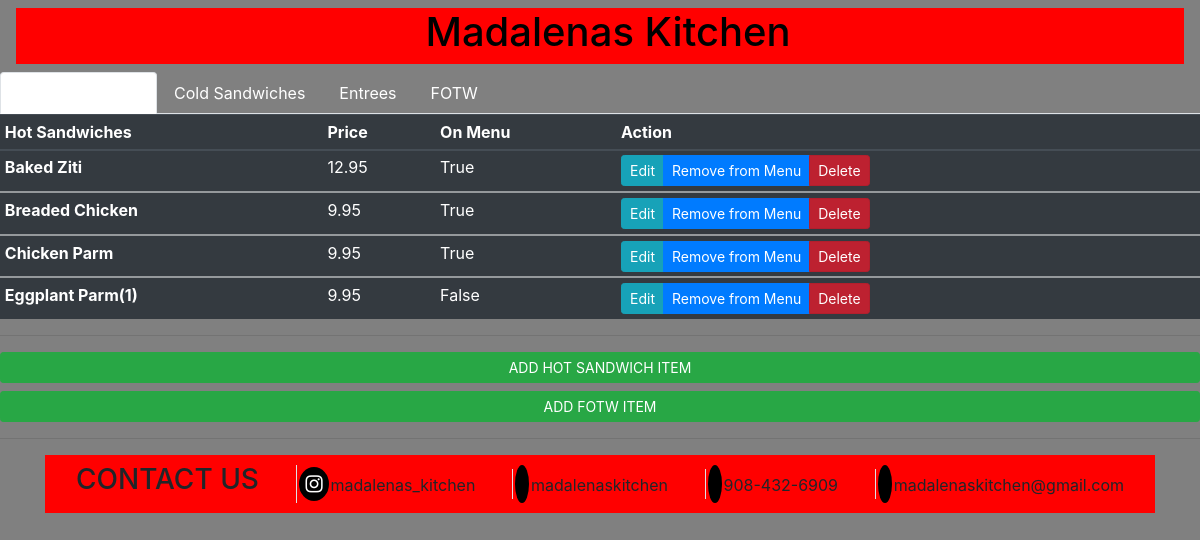
The page /menu-controls/ (signed in) on the database its author committed.
### menu/models.py (models this page shows, shortened)
class MenuItem(models.Model):
    menuTimes = (
        ('Hot Sandwhiches', 'Hot Sandwhiches'),
        ('Cold Sandwhiches', 'Cold Sandwhiches'),
        ('Entress', 'Entress'),
    )
    id = models.UUIDField(primary_key=True, default=uuid.uuid4, editable=False)
    available = models.BooleanField(default=False)
    type = models.CharField(max_length=100, db_index=True, choices=menuTimes, default=None)
    name = models.CharField(max_length=200, db_index=True)
    price = models.DecimalField(max_digits=10, decimal_places=2)
    description = models.TextField(blank=True)
    image = models.ImageField(upload_to='static\menu\images', blank=True, null=True)
    class Meta:
        ordering = ['name']

### menu/views.py (the view)
# urls.py: path('menu-controls/', views.menucontrol, name='menu-controls'),
@login_required(login_url='login')
def menucontrol(request):
    hot = MenuItem.objects.filter(type='Hot Sandwhiches')
    cold = MenuItem.objects.filter(type='Cold Sandwhiches')
    entress = MenuItem.objects.filter(type='Entress')
    burgers = FoodsofTheWeek.objects.filter(type='Burger')
    dessert = FoodsofTheWeek.objects.filter(type='Dessert')
    return render(request, 'menupages/MenuControl.html', {'hot': hot,
                                                   'cold': cold,
                                                   'entress': entress,
                                                   'burger': burgers,
                                              'dessert': dessert})

### menu/templates/menupages/MenuControl.html (shortened to what this page needs)
{% extends 'menupages/navbar.html' %}
{% load static %}
{%  block content %}
<html lang="en">
<head>
</head>
<body style="background-color: grey;">
<nav >
  <div class="nav nav-tabs" id="nav-tab" role="tablist" >
    <a class="nav-item nav-link active" id="nav-hot-tab" data-toggle="tab" href="#nav-home" role="tab" aria-controls="nav-home" aria-selected="true" style="color: white;">Hot Sandwiches</a>
    <a class="nav-item nav-link" id="nav-cold-tab" data-toggle="tab" href="#nav-profile" role="tab" aria-controls="nav-profile" aria-selected="false" style="color: white;">Cold Sandwiches</a>
    <a class="nav-item nav-link" id="nav-Entrees-tab" data-toggle="tab" href="#nav-contact" role="tab" aria-controls="nav-contact" aria-selected="true" style="color: white;">Entrees</a>
      <a class="nav-item nav-link" id="nav-FOTW-tab" data-toggle="tab" href="#nav-FOTW" role="tab" aria-controls="nav-contact" aria-selected="false" style="color: white;">FOTW</a>
  </div>
</nav>
<div class="tab-content" id="nav-tabContent">
  <div class="tab-pane fade show active" id="nav-home" role="tabpanel" aria-labelledby="nav-home-tab">
      <table class="table table-sm table-dark">
  <thead>
    <tr>
      <th scope="col">Hot Sandwiches</th>
      <th scope="col">Price</th>
      <th scope="col">On Menu</th>
      <th scope="col">Action</th>
    </tr>
  </thead>
    {% for h in hot %}
  <tbody>
  <tr>
      <th scope="row">{{h.name}}</th>
      <td>{{h.price}}</td>
      <td>{{h.available}}</td>
      <td>
            <div class="btn-group" role="group" aria-label="Basic example">
                <a href="/update/{{h.id}}" class="btn btn-outline-info btn-sm active" role="button" aria-pressed="true">Edit</a>
                <a href="/changeav/{{h.id}}" class="btn btn-outline-primary btn-sm active" role="button" aria-pressed="true">Remove from Menu</a>
                <a href="/delete/{{h.id}}" class="btn btn-danger btn-sm active" role="button" aria-pressed="true">Delete</a>
            </div>
      </td>
    </tr>
  </tbody>
    {% endfor %}
</table>
<hr>
      <a href="/add/" class="btn btn-success btn-sm btn-block" role="button" aria-pressed="true">ADD HOT SANDWICH ITEM</a>
      <a href="/addd/" class="btn btn-success btn-sm btn-block" role="button" aria-pressed="true">ADD FOTW ITEM</a>
  </div>
</div>
</body>
<hr>
{% endblock %}

### rows shown on the page
MenuItem: name "Baked Ziti", price "12.95", available "True"
MenuItem: name "Breaded Chicken", price "9.95", available "True"
MenuItem: name "Chicken Parm", price "9.95", available "True"
MenuItem: name "Eggplant Parm(1)", price "9.95", available "False"
